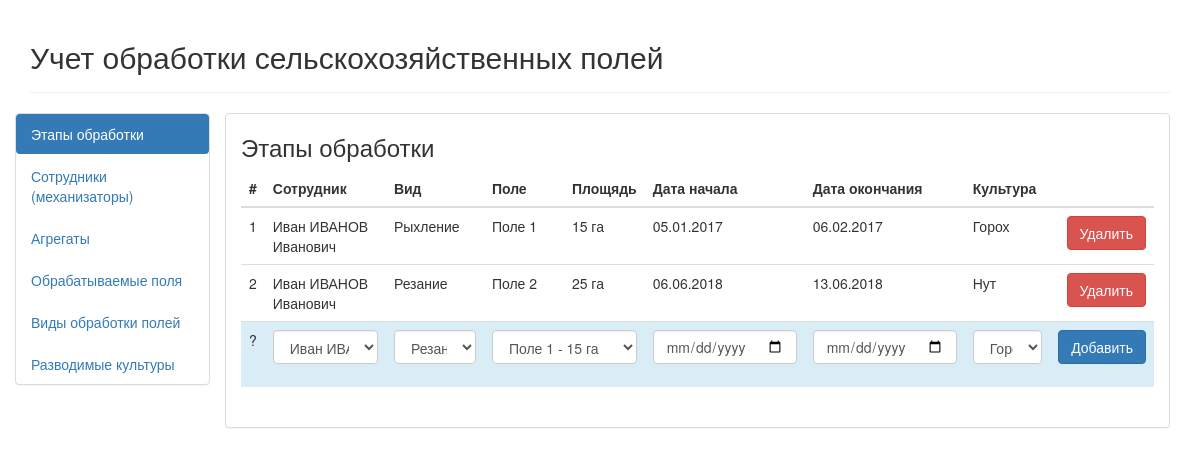
The page / on the database its author committed.
### tables this page shows
CREATE TABLE `stages` (
  `id` int(10) NOT NULL AUTO_INCREMENT,
  `employe_id` int(11) DEFAULT NULL,
  `type_id` int(11) DEFAULT NULL,
  `field_id` int(11) DEFAULT NULL,
  `beginning_date` date NOT NULL,
  `finished_date` date NOT NULL,
  `crop_id` int(11) DEFAULT NULL,
  PRIMARY KEY (`id`)
);

CREATE TABLE `employees` (
  `id` int(10) NOT NULL AUTO_INCREMENT,
  `surname` varchar(255) NOT NULL DEFAULT '',
  `name` varchar(255) NOT NULL DEFAULT '',
  `patronymic` varchar(255) NOT NULL DEFAULT '',
  `birthday` date DEFAULT NULL,
  `machine_id` int(11) DEFAULT NULL,
  PRIMARY KEY (`id`)
);

CREATE TABLE `types` (
  `id` int(10) NOT NULL AUTO_INCREMENT,
  `name` varchar(255) DEFAULT NULL,
  PRIMARY KEY (`id`)
);

CREATE TABLE `fields` (
  `id` int(10) NOT NULL AUTO_INCREMENT,
  `name` varchar(255) DEFAULT NULL,
  `area` int(11) DEFAULT NULL,
  PRIMARY KEY (`id`)
);

CREATE TABLE `crops` (
  `id` int(10) NOT NULL AUTO_INCREMENT,
  `name` varchar(255) NOT NULL DEFAULT '',
  PRIMARY KEY (`id`)
);

### config/routes.php (called while the page is built)
<?php
return array(
  'crops/add' => 'crops/addRow',
  'crops/delete/([0-9]+)' => 'crops/deleteRow/$1',
  'crops'     => 'crops/view',
  'types/add' => 'types/addRow',
  'types/delete/([0-9]+)' => 'types/deleteRow/$1',
  'types'     => 'types/view',
  'fields/add' => 'fields/addRow',
  'fields/delete/([0-9]+)' => 'fields/deleteRow/$1',
  'fields'     => 'fields/view',
  'stages/add' => 'stages/addRow',
  'stages/delete/([0-9]+)' => 'stages/deleteRow/$1',
  'stages'     => 'stages/view',
  'employees/add' => 'employees/addRow',
  'employees/delete/([0-9]+)' => 'employees/deleteRow/$1',
  'employees'     => 'employees/view',
  'machines/add' => 'machines/addRow',
  'machines/delete/([0-9]+)' => 'machines/deleteRow/$1',
  'machines'     => 'machines/view',
  'index'     => 'site/index',
);

### controllers/StagesController.php (called while the page is built, shortened)
<?php
require_once ROOT. '/modules/Stages.php';
require_once ROOT. '/modules/Employees.php';
require_once ROOT. '/modules/Types.php';
require_once ROOT. '/modules/Fields.php';
require_once ROOT. '/modules/Crops.php';
class stagesController
{
    function actionView()
    {
        $stagesList = Stages::getList();
        $employeesList  = Employees::getList();
        $typesList  = Types::getList();
        $fieldsList  = Fields::getList();
        $cropsList  = Crops::getList();
        $status = (isset($GLOBALS['status'])) ? $GLOBALS['status'] : false ;
        require_once ROOT.'/views/accounting/stages.php';
        return true;
    }
}

### index.php (called while the page is built, shortened)
<?php
  require_once(__DIR__.'/components/Router.php');
  $router = new Router();
  $router->run();

### modules/Stages.php (called while the page is built, shortened)
<?php
class Stages
{
    public static function getList()
    {
        $db = Db::getConnection();
        $sql = 'SELECT '.
                    ' s.id, '.
                    ' s.employe_id, '.
                    ' e.name AS employe_name, '.
                    ' e.surname AS employe_surname, '.
                    ' e.patronymic AS employe_patronymic, '.
                    ' s.type_id, '.
                    ' t.name AS type_name, '.
                    ' s.field_id, '.
                    ' f.name AS field_name, '.
                    ' f.area AS field_area, '.
                    ' s.beginning_date, '.
                    ' s.finished_date, '.
                    ' s.crop_id, '.
                    ' c.name AS crop_name '.
                'FROM stages s '.
                'LEFT JOIN employees e ON s.employe_id = e.id '.
                'LEFT JOIN types t ON s.type_id = t.id '.
                'LEFT JOIN fields f ON s.field_id = f.id '.
                'LEFT JOIN crops c ON s.crop_id = c.id '.
                'ORDER BY s.id ASC';
        $result = $db->prepare($sql);
        $result->setFetchMode(PDO::FETCH_ASSOC);
        $result->execute();
        $i = 0;
        $list = array();
        while ($row = $result->fetch()) {
            $beginning_date = date_create($row['beginning_date']);
            $beginning_date = date_format($beginning_date, 'd.m.Y');
            $finished_date = date_create($row['finished_date']);
            $finished_date = date_format($finished_date, 'd.m.Y');
            $list[$i] = [
                'id'                 => htmlspecialchars($row['id']),
                'employe_id'         => (int) $row['employe_id'],
                'employe_name'       => htmlspecialchars($row['employe_name']),
                'employe_surname'    => htmlspecialchars($row['employe_surname']),
                'employe_patronymic' => htmlspecialchars($row['employe_patronymic']),
                'type_id'            => (int) $row['type_id'],
                'type_name'          => htmlspecialchars($row['type_name']),
                'field_id'           => (int) $row['field_id'],
                'field_name'         => htmlspecialchars($row['field_name']),
                'field_area'         => htmlspecialchars($row['field_area']),
                'beginning_date'     => $beginning_date,
                'finished_date'      => $finished_date,
                'crop_id'            => (int) $row['crop_id'],
                'crop_name'          => htmlspecialchars($row['crop_name']),
            ];
            $i++;
        }
        return $list;
    }
}

### modules/Employees.php (called while the page is built, shortened)
<?php
class Employees
{
    public static function getList()
    {
        $db = Db::getConnection();
        $sql = 'SELECT  e.id, e.surname, e.name, e.patronymic, e.birthday, e.machine_id, m.name AS machine_name '.
                'FROM employees e '.
                'JOIN machines m ON e.machine_id = m.id '.
                'ORDER BY e.id ASC';
        $result = $db->prepare($sql);
        $result->setFetchMode(PDO::FETCH_ASSOC);
        $result->execute();
        $i = 0;
        $list = array();
        while ($row = $result->fetch()) {
            $date = date_create($row['birthday']);
            $list[$i] = [
                'id'   => (int) $row['id'],
                'surname' => htmlspecialchars($row['surname']),
                'name' => htmlspecialchars($row['name']),
                'patronymic' => htmlspecialchars($row['patronymic']),
                'birthday' => date_format($date, 'd.m.Y'),
                'machine_id' => (int) $row['machine_id'],
                'machine_name' => htmlspecialchars($row['machine_name']),
            ];
            $i++;
        }
        return $list;
    }
}

### modules/Types.php (called while the page is built, shortened)
<?php
class Types
{
    public static function getList()
    {
        $db = Db::getConnection();
        $sql = 'SELECT * FROM ' . self::TABLE_NAME . ' ORDER BY id ASC';
        $result = $db->prepare($sql);
        $result->setFetchMode(PDO::FETCH_ASSOC);
        $result->execute();
        $i = 0;
        $list = array();
        while ($row = $result->fetch()) {
            $list[$i] = [
                'id'   => $row['id'],
                'name' => htmlspecialchars($row['name']),
            ];
            $i++;
        }
        return $list;
    }
}

### modules/Fields.php (called while the page is built, shortened)
<?php
class Fields
{
    public static function getList()
    {
        $db = Db::getConnection();
        $sql = 'SELECT * FROM ' . self::TABLE_NAME . ' ORDER BY id ASC';
        $result = $db->prepare($sql);
        $result->setFetchMode(PDO::FETCH_ASSOC);
        $result->execute();
        $i = 0;
        $list = array();
        while ($row = $result->fetch()) {
            $list[$i] = [
                'id'   => $row['id'],
                'name' => htmlspecialchars($row['name']),
                'area' => htmlspecialchars($row['area']),
            ];
            $i++;
        }
        return $list;
    }
}

### modules/Crops.php (called while the page is built, shortened)
<?php
class Crops
{
    public static function getList()
    {
        $db = Db::getConnection();
        $sql = 'SELECT * FROM ' . self::TABLE_NAME . ' ORDER BY id ASC';
        $result = $db->prepare($sql);
        $result->setFetchMode(PDO::FETCH_ASSOC);
        $result->execute();
        $i = 0;
        $list = array();
        while ($row = $result->fetch()) {
            $list[$i] = [
                'id'   => $row['id'],
                'name' => htmlspecialchars($row['name']),
            ];
            $i++;
        }
        return $list;
    }
}

### views/accounting/stages.php (the view, shortened to what this page needs)
<?php include ROOT."/views/layouts/header.php" ?>
<h3>Этапы обработки</h3>
  <div>
    <table class="table table-hover">
      <thead>
        <tr>
          <th width="20">#</th>
          <th>Сотрудник</th>
          <th>Вид</th>
          <th width="80">Поле</th>
          <th>Площядь</th>
          <th>Дата начала</th>
          <th>Дата окончания</th>
          <th>Культура</th>
          <th></th>
        </tr>
      </thead>
      <tbody>
        <?php $i=1; foreach ($stagesList as $stagesRow): ?>
          <tr>
              <td><?= $i++ ?></td>
              <td><?= $stagesRow['employe_name'] ?> <?= $stagesRow['employe_surname'] ?> <?= $stagesRow['employe_patronymic'] ?></td>
              <td><?= $stagesRow['type_name'] ?></td>
              <td><?= $stagesRow['field_name'] ?></td>
              <td><?= $stagesRow['field_area'] ?> га</td>
              <td><?= $stagesRow['beginning_date'] ?></td>
              <td><?= $stagesRow['finished_date'] ?></td>
              <td><?= $stagesRow['crop_name'] ?></td>
              <td class="text-right">
                <a href="<?= ROUTE_METHOD ?>stages/delete/<?= $stagesRow['id'] ?>" class="btn btn-danger">Удалить</a>
              </td>
          </tr>
        <?php endforeach ?>
        <tr class="info">
            <form action="<?= ROUTE_METHOD ?>stages/add" method="POST">
                <td>?</td>
                <td>
                  <div class="form-group <?= isset($status['error']['employe_id']) ? 'has-error has-feedback' : ''?>">
                    <select class="form-control" name="employe_id">
                        <?php foreach ($employeesList as $key => $employe): ?>
                            <option value="<?= $employe['id'] ?>"><?= $employe['name'] ?> <?= $employe['surname'] ?> <?= $employe['patronymic'] ?></option>
                        <?php endforeach ?>
                    </select>
                  </div>
                </td>
                <td>
                  <div class="form-group <?= isset($status['error']['type_id']) ? 'has-error has-feedback' : ''?>">
                    <select class="form-control" name="type_id">
                        <?php foreach ($typesList as $key => $type): ?>
                            <option value="<?= $type['id'] ?>"><?= $type['name'] ?></option>
                        <?php endforeach ?>
                    </select>
                  </div>
                </td>
                <td colspan="2">
                  <div class="form-group <?= isset($status['error']['field_id']) ? 'has-error has-feedback' : ''?>">
                    <select class="form-control" name="field_id">
                        <?php foreach ($fieldsList as $key => $field): ?>
                            <option value="<?= $field['id'] ?>"><?= $field['name'] ?> - <?= $field['area'] ?> га</option>
                        <?php endforeach ?>
                    </select>
                  </div>
                </td>
                <td>
                  <div class="form-group <?= isset($status['error']['beginning_date']) ? 'has-error has-feedback' : ''?>">
                    <input type="date" class="form-control" name="beginning_date">
                  </div>
                </td>
                <td>
                  <div class="form-group <?= isset($status['error']['finished_date']) ? 'has-error has-feedback' : ''?>">
                    <input type="date" class="form-control" name="finished_date">
                  </div>
                </td>
                <td>
                  <div class="form-group <?= isset($status['error']['crop_id']) ? 'has-error has-feedback' : ''?>">
                    <select class="form-control" name="crop_id">
                        <?php foreach ($cropsList as $key => $crop): ?>
                            <option value="<?= $crop['id'] ?>"><?= $crop['name'] ?></option>
                        <?php endforeach ?>
                    </select>
                  </div>
                </td>
                <td class="text-right"><button type="submit" class="btn btn-primary">Добавить</button></td>
            </form>
        </tr>
      </tbody>
    </table>
  </div>
<?php include ROOT."/views/layouts/footer.php" ?>

### components/Router.php (shortened to what this page needs)
<?php
class Router
{
  private $routes;
  public function __construct()
  {
    $routesPath = ROOT.'/config/routes.php';
    $this->routes = include($routesPath);
  }
  private function getURL()
  {
    if (!empty($_GET['route'])) {
      if(stristr($_GET['route'], '?route')) {
        $_GET['route'] = preg_replace("~\?route=~", '', $_GET['route']);
      }
      $urlData = explode('?', $_GET['route']);
      if (!empty($urlData[0])) {
        $route = $urlData[0];
      }else{
        $route = HOME_PAGE;
      }
      if (!empty($urlData[1])) {
        parse_str($urlData[1], $get);
        $_GET = array_merge($_GET, $get);
      }
      $_GET['route'] = $route;
      return trim($_GET['route'], '/');
    }else{
      return $_GET['route'] = HOME_PAGE;
    }
  }
  public function run()
  {
      $url = $this->getURL();
      foreach ($this->routes as $urlPattern => $path) {
          if (preg_match("~$urlPattern~", $url)) {
              $internalRoute = preg_replace("~$urlPattern~", $path, $url);
              $segments = explode('/', $internalRoute);
              $controllerName = array_shift($segments) . 'Controller';
              $actionName = 'action' . ucfirst(array_shift($segments));
              $parameters = $segments;
              $controllerObject = new $controllerName;
              $result = call_user_func_array(array($controllerObject, $actionName), $parameters);
              if ($result != null) {
                  break;
              }
          }
      }
  }
}

### views/layouts/header.php (shortened to what this page needs)
<!DOCTYPE html>
<html lang="en">
    <head>
        <link rel="stylesheet" href="http://netdna.bootstrapcdn.com/bootstrap/3.3.2/css/bootstrap.min.css">
        <link rel="stylesheet" href="/assets/styles/main.css">
    </head>
    <body>
        <div class="container-fluid">
            <div class="container">
                <div class="row">
                    <div id="header" class="col-xs-12">
                        <div class="page-header">
                          <h2>Учет обработки сельскохозяйственных полей</h2>
                        </div>
                    </div>
                </div>
                <div class="row">
                    <div class="col-md-2 panel panel-default">
                        <div id="sidebar">
                            <div class="row">
                                <div id="menu">
                                    <?php
                                     $links = [
                                        'stages'    => 'Этапы обработки',
                                        'employees' => 'Сотрудники (механизаторы)',
                                        'machines'  => 'Агрегаты',
                                        'fields'    => 'Обрабатываемые поля',
                                        'types'     => 'Виды обработки полей',
                                        'crops'     => 'Разводимые культуры',
                                     ]
                                     ?>
                                    <ul class="nav nav-pills nav nav-pills nav-stacked">
                                        <?php foreach ($links as $linkAlias => $linkName): ?>
                                            <li class="<?= (preg_match("~$linkAlias~", $_GET['route'])) ? 'active' : '' ?>"><a href="<?= ROUTE_METHOD ?><?= $linkAlias ?>"><?= $linkName ?></a></li>
                                        <?php endforeach ?>
                                    </ul>
                                </div>
                            </div>
                        </div>
                    </div>
                    <div class="col-md-10">
                        <div id="main-content" class="panel panel-default col-xs-12">

### views/layouts/footer.php (shortened to what this page needs)
                            <br>
                        </div>
                    </div>
                </div>
            </div>
        </div>
    </body>
</html>

### rows shown on the page
stages: employe.name "Иван", employe.surname "ИВАНОВ", employe.patronymic "Иванович", type.name "Рыхление", field.name "Поле 1", field.area "15", beginning_date "05.01.2017", finished_date "06.02.2017", crop.name "Горох"
stages: employe.name "Иван", employe.surname "ИВАНОВ", employe.patronymic "Иванович", type.name "Резание", field.name "Поле 2", field.area "25", beginning_date "06.06.2018", finished_date "13.06.2018", crop.name "Нут"

### other values the page prints
$linkName "Этапы обработки"
$linkName "Сотрудники (механизаторы)"
$linkName "Агрегаты"
$linkName "Обрабатываемые поля"
$linkName "Виды обработки полей"
$linkName "Разводимые культуры"
form field employe_id "Иван ИВАНОВ Иванович"
form field type_id "Резание"
form field field_id "Поле 1 - 15 га"
form field crop_id "Горох"
